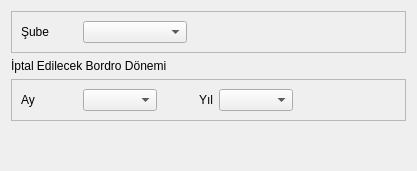
<?xml version="1.0" encoding="UTF-8"?>
<ui version="4.0">
 <class>PRS_MAAS_BORDROSU_IPTAL_BATCH</class>
 <widget class="QDialog" name="PRS_MAAS_BORDROSU_IPTAL_BATCH">
  <property name="geometry">
   <rect>
    <x>0</x>
    <y>0</y>
    <width>417</width>
    <height>171</height>
   </rect>
  </property>
  <property name="sizePolicy">
   <sizepolicy hsizetype="Expanding" vsizetype="Expanding">
    <horstretch>0</horstretch>
    <verstretch>0</verstretch>
   </sizepolicy>
  </property>
  <property name="minimumSize">
   <size>
    <width>417</width>
    <height>171</height>
   </size>
  </property>
  <property name="maximumSize">
   <size>
    <width>417</width>
    <height>171</height>
   </size>
  </property>
  <property name="font">
   <font>
    <stylestrategy>PreferDefault</stylestrategy>
   </font>
  </property>
  <property name="windowTitle">
   <string>Maas Bordrosu İptal</string>
  </property>
  <layout class="QGridLayout" name="gridLayout_2" rowstretch="1,1,1,1" columnstretch="10,3">
   <item row="0" column="0" colspan="2">
    <widget class="QFrame" name="frame_subeler">
     <property name="sizePolicy">
      <sizepolicy hsizetype="Expanding" vsizetype="Fixed">
       <horstretch>0</horstretch>
       <verstretch>0</verstretch>
      </sizepolicy>
     </property>
     <property name="frameShape">
      <enum>QFrame::StyledPanel</enum>
     </property>
     <property name="frameShadow">
      <enum>QFrame::Raised</enum>
     </property>
     <layout class="QGridLayout" name="gridLayout_7">
      <item row="0" column="0">
       <layout class="QGridLayout" name="gridLayout_6" columnstretch="1,5,10">
        <item row="0" column="0">
         <widget class="QLabel" name="label_sube_2">
          <property name="sizePolicy">
           <sizepolicy hsizetype="Fixed" vsizetype="Fixed">
            <horstretch>0</horstretch>
            <verstretch>0</verstretch>
           </sizepolicy>
          </property>
          <property name="minimumSize">
           <size>
            <width>56</width>
            <height>0</height>
           </size>
          </property>
          <property name="text">
           <string>Şube</string>
          </property>
         </widget>
        </item>
        <item row="0" column="1">
         <widget class="QComboBox" name="combo_box_subeler">
          <property name="sizePolicy">
           <sizepolicy hsizetype="Expanding" vsizetype="Fixed">
            <horstretch>0</horstretch>
            <verstretch>0</verstretch>
           </sizepolicy>
          </property>
          <property name="cursor">
           <cursorShape>ArrowCursor</cursorShape>
          </property>
         </widget>
        </item>
        <item row="0" column="2">
         <spacer name="horizontalSpacer_2">
          <property name="orientation">
           <enum>Qt::Horizontal</enum>
          </property>
          <property name="sizeHint" stdset="0">
           <size>
            <width>40</width>
            <height>20</height>
           </size>
          </property>
         </spacer>
        </item>
       </layout>
      </item>
     </layout>
    </widget>
   </item>
   <item row="1" column="0" colspan="2">
    <widget class="QLabel" name="label">
     <property name="sizePolicy">
      <sizepolicy hsizetype="Fixed" vsizetype="Fixed">
       <horstretch>0</horstretch>
       <verstretch>0</verstretch>
      </sizepolicy>
     </property>
     <property name="text">
      <string>İptal Edilecek Bordro Dönemi </string>
     </property>
    </widget>
   </item>
   <item row="2" column="0" colspan="2">
    <widget class="QFrame" name="frame_ay">
     <property name="sizePolicy">
      <sizepolicy hsizetype="Expanding" vsizetype="Fixed">
       <horstretch>0</horstretch>
       <verstretch>0</verstretch>
      </sizepolicy>
     </property>
     <property name="frameShape">
      <enum>QFrame::StyledPanel</enum>
     </property>
     <property name="frameShadow">
      <enum>QFrame::Raised</enum>
     </property>
     <layout class="QGridLayout" name="gridLayout_3">
      <item row="0" column="0">
       <layout class="QGridLayout" name="gridLayout" columnstretch="1,2,1,1,2">
        <item row="0" column="0">
         <widget class="QLabel" name="label_ay">
          <property name="sizePolicy">
           <sizepolicy hsizetype="Fixed" vsizetype="Fixed">
            <horstretch>0</horstretch>
            <verstretch>0</verstretch>
           </sizepolicy>
          </property>
          <property name="minimumSize">
           <size>
            <width>56</width>
            <height>0</height>
           </size>
          </property>
          <property name="text">
           <string>Ay</string>
          </property>
         </widget>
        </item>
        <item row="0" column="1">
         <widget class="QComboBox" name="combo_box_aylar">
          <property name="sizePolicy">
           <sizepolicy hsizetype="Expanding" vsizetype="Fixed">
            <horstretch>0</horstretch>
            <verstretch>0</verstretch>
           </sizepolicy>
          </property>
          <property name="cursor">
           <cursorShape>ArrowCursor</cursorShape>
          </property>
         </widget>
        </item>
        <item row="0" column="3">
         <widget class="QLabel" name="label_yil">
          <property name="sizePolicy">
           <sizepolicy hsizetype="Fixed" vsizetype="Fixed">
            <horstretch>0</horstretch>
            <verstretch>0</verstretch>
           </sizepolicy>
          </property>
          <property name="text">
           <string>Yıl</string>
          </property>
         </widget>
        </item>
        <item row="0" column="4">
         <widget class="QComboBox" name="combo_box_yillar">
          <property name="sizePolicy">
           <sizepolicy hsizetype="Expanding" vsizetype="Fixed">
            <horstretch>0</horstretch>
            <verstretch>0</verstretch>
           </sizepolicy>
          </property>
          <property name="cursor">
           <cursorShape>ArrowCursor</cursorShape>
          </property>
         </widget>
        </item>
        <item row="0" column="2">
         <spacer name="horizontalSpacer_4">
          <property name="orientation">
           <enum>Qt::Horizontal</enum>
          </property>
          <property name="sizeHint" stdset="0">
           <size>
            <width>40</width>
            <height>20</height>
           </size>
          </property>
         </spacer>
        </item>
       </layout>
      </item>
      <item row="0" column="1">
       <spacer name="horizontalSpacer_3">
        <property name="orientation">
         <enum>Qt::Horizontal</enum>
        </property>
        <property name="sizeHint" stdset="0">
         <size>
          <width>40</width>
          <height>20</height>
         </size>
        </property>
       </spacer>
      </item>
     </layout>
    </widget>
   </item>
   <item row="3" column="0">
    <spacer name="horizontalSpacer">
     <property name="orientation">
      <enum>Qt::Horizontal</enum>
     </property>
     <property name="sizeHint" stdset="0">
      <size>
       <width>299</width>
       <height>17</height>
      </size>
     </property>
    </spacer>
   </item>
   <item row="3" column="1">
    <widget class="QWidget" name="widget_batch_buttons" native="true">
     <property name="sizePolicy">
      <sizepolicy hsizetype="Expanding" vsizetype="Expanding">
       <horstretch>0</horstretch>
       <verstretch>0</verstretch>
      </sizepolicy>
     </property>
    </widget>
   </item>
  </layout>
 </widget>
 <tabstops>
  <tabstop>combo_box_aylar</tabstop>
  <tabstop>combo_box_yillar</tabstop>
 </tabstops>
 <resources/>
 <connections/>
</ui>
